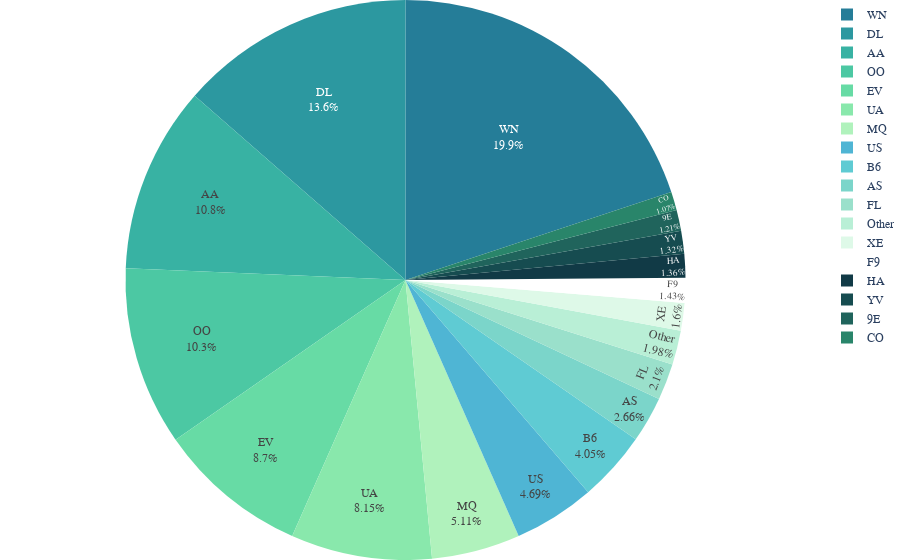

Notebook cell for this chart:
### Markdown cell above
## Pie Chart of Number of flights by airline

### Code cell
# put airlines with less than 1% of the total flights into the "other" category

temp = example.copy()

airline_counts = example['OP_CARRIER'].value_counts(normalize=True)

other_airlines = airline_counts[airline_counts < 0.01].index
temp.loc[temp['OP_CARRIER'].isin(other_airlines), 'OP_CARRIER'] = 'Other'

# group by airline and get number of flights, sorted by the number of flights
grouped = temp['OP_CARRIER'].value_counts()
grouped = grouped.sort_values(ascending=False)
grouped = pd.concat([grouped.drop('Other'), pd.Series([grouped['Other']], index=['Other'])])

print(grouped.values)
# create a pie chart
fig = px.pie(grouped, 
             values=grouped.values, 
             names=grouped.index, 
             labels={'index':'Airline', 'values':'Number of flights'},
             color_discrete_sequence=px.colors.sequential.Tealgrn_r,
             )
fig.update_traces(textposition='inside', textinfo='percent+label')
fig.update_layout(
    font_family="Serif",
    font_size=12,
    margin=dict(l=0, r=0, t=0, b=0),
)
fig.show()
fig.write_image("images/number_of_flights_per_airline.pdf")

### Figure 1 — Plotly figure (JSON) as saved in the notebook; plotly's stock layout.template omitted (floating-point values rounded to 4 significant figures)
{"data": [{"domain": {"x": [0, 1], "y": [0, 1]}, "hovertemplate": "Airline=%{label}<br>Number of flights=%{value}<extra></extra>", "labels": ["WN", "DL", "AA", "OO", "EV", "UA", "MQ", "US", "B6", "AS", "FL", "XE", "F9", "HA", "YV", "9E", "CO", "Other"], "legendgroup": "", "name": "", "showlegend": true, "textinfo": "percent+label", "textposition": "inside", "type": "pie", "values": [9540, 6502, 5156, 4953, 4170, 3903, 2449, 2246, 1942, 1273, 1005, 767, 686, 652, 633, 581, 512, 948]}], "layout": {"font": {"family": "Serif", "size": 12}, "legend": {"tracegroupgap": 0}, "margin": {"b": 0, "l": 0, "r": 0, "t": 0}, "piecolorway": ["rgb(37, 125, 152)", "rgb(44, 152, 160)", "rgb(56, 178, 163)", "rgb(76, 200, 163)", "rgb(103, 219, 165)", "rgb(137, 232, 172)", "rgb(176, 242, 188)"]}}
